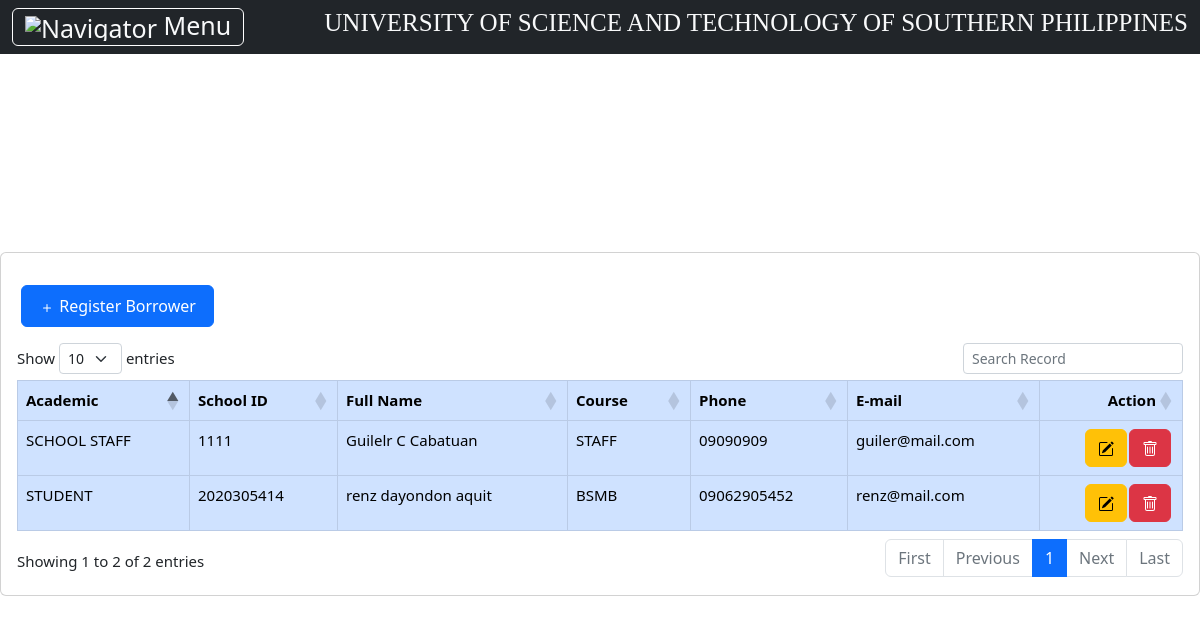
The page /borrower/index.php (signed in) on the database its author committed.
### tables this page shows
CREATE TABLE `borrower` (
  `id` int(11) NOT NULL,
  `academic` varchar(100) NOT NULL,
  `f_name` varchar(30) NOT NULL,
  `m_name` varchar(30) NOT NULL,
  `l_name` varchar(30) NOT NULL,
  `school_id` varchar(100) NOT NULL,
  `course` varchar(255) NOT NULL,
  `phone` varchar(15) NOT NULL,
  `email` varchar(255) NOT NULL
);

### borrower/index.php (the view, shortened to what this page needs)
<?php require '..\auth/index.php'; ?>
<?php require_once "..\config/index.php"; ?>
<!DOCTYPE html>
<html lang="en">
<head>
    <link rel="stylesheet" href="style.css">
    <?php require_once '..\assets/cdnjs/toplink.php'; ?>
    <?php require_once '..\assets/getbootstrap v5.2/index.php'; ?>
</head>
<body>
<?php include '..\sidenav/index.php'; ?>
<div class="col-md-12">
    <div class="card mt-5">
        <div class="card-body">
            <div class="row p-3">
              <a href="form.php" name="addbook" class="btn btn-primary cols col-2 p-2" style="float: right;" ><svg xmlns="http://www.w3.org/2000/svg" width="16" height="16" fill="currentColor" class="bi bi-plus" viewBox="0 0 16 16">
  <path d="M8 4a.5.5 0 0 1 .5.5v3h3a.5.5 0 0 1 0 1h-3v3a.5.5 0 0 1-1 0v-3h-3a.5.5 0 0 1 0-1h3v-3A.5.5 0 0 1 8 4z"/>
</svg> Register Borrower</a>
            </div>
        <table id="datatableid" class="table table-bordered table-primary col-md-12">
        <thead>
            <tr>
                <th>Academic</th>
                <th>School ID</th>
                <th>Full Name</th>
                <th>Course</th>
                <th>Phone</th>
                <th>E-mail</th>
								<th ><c style="float: right;">Action</c></th>
            </tr>
        </thead>
        <tbody>
				<?php
							$query = "SELECT `id`, `academic`, concat(`f_name`,' ', `m_name`,' ', `l_name`) as userinfo, `school_id`, `course`, `phone`, `email` FROM borrower";
							$result = mysqli_query($conn, $query);
							while($row = mysqli_fetch_array($result)) { $id =$row["id"]; ?>
            <tr>
                <td><?php echo  $row["academic"]; ?></td>
                <td><?php echo  $row["school_id"]; ?></td>
                <td><?php echo  $row["userinfo"]; ?></td>
                <td><?php echo  $row["course"]; ?></td>
                <td><?php echo  $row["phone"]; ?></td>
                <td><?php echo  $row["email"]; ?></td>
								<td><?php echo "<a class='btn btn-danger btn-d ' onClick=\"javascript: return confirm('Are you sure you want to delete?');\" href='process.php?delete=".$row['id']."'>"; ?> </a>
														<a href="form.php?edit=<?php echo $row["id"];?>" class="btn btn-warning btn-e"></a>
                            </td>
            </tr>
								<?php }?>
        </tbody>
    </table>
        </div>
    </div>
</div>
<?php require_once '..\assets/cdnjs/index.php'; ?>
</body>
</html>

### sidenav/index.php (style rules this page uses)
body { margin: 0; font-size: 15px; display: flex; flex: 1; min-height: 100vh; align-items: center; }

### borrower/index.php (style rules this page uses)
.btn-d, .btn-e { float: right; margin-right: 2%; }

### rows shown on the page
borrower: academic "STUDENT", school "2020305414", userinfo "renz dayondon aquit", course "BSMB", phone "09062905452", email "renz@mail.com"
borrower: academic "SCHOOL STAFF", school "1111", userinfo "Guilelr C Cabatuan", course "STAFF", phone "09090909", email "guiler@mail.com"
